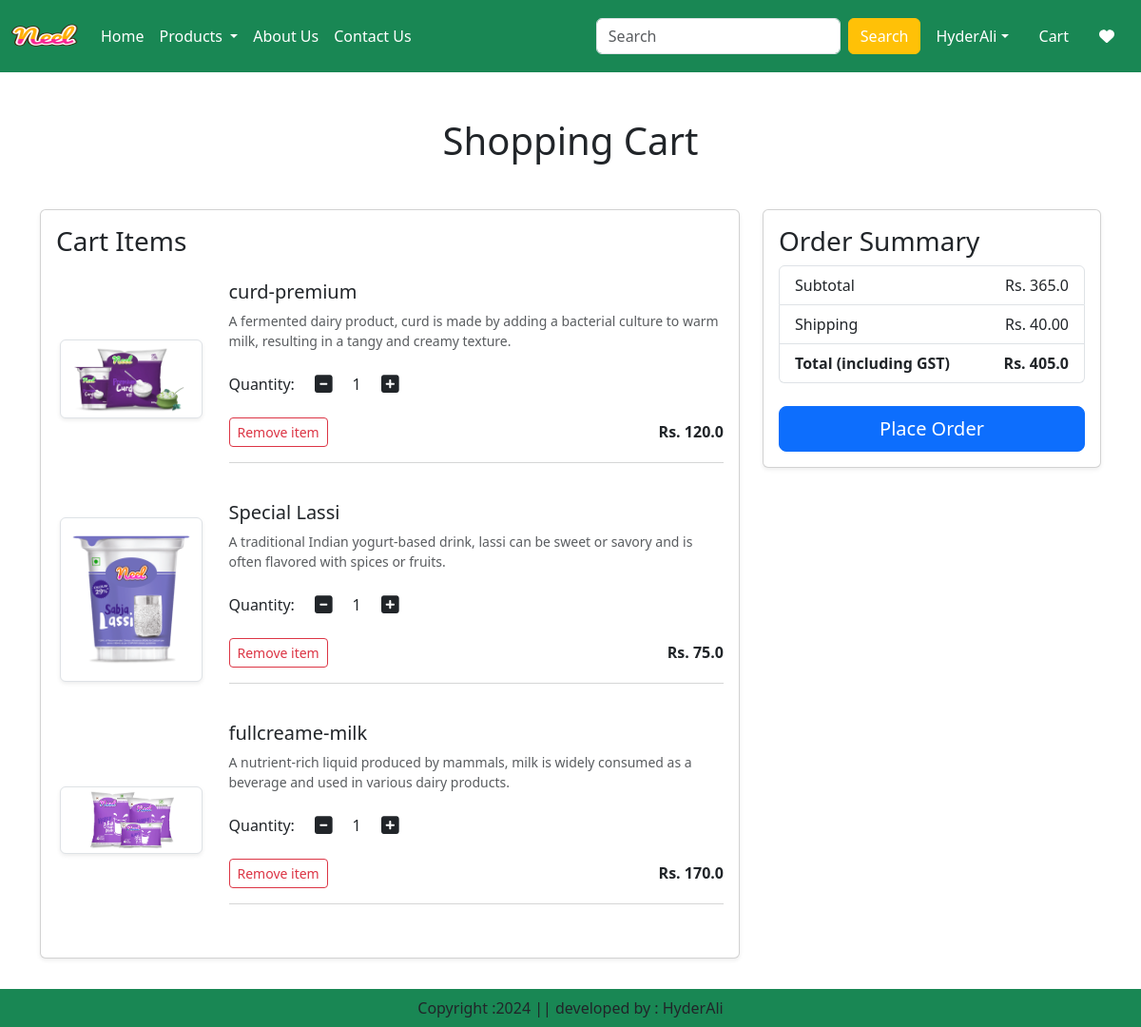
/cart/ (signed in), run on an earlier commit of the app's database.
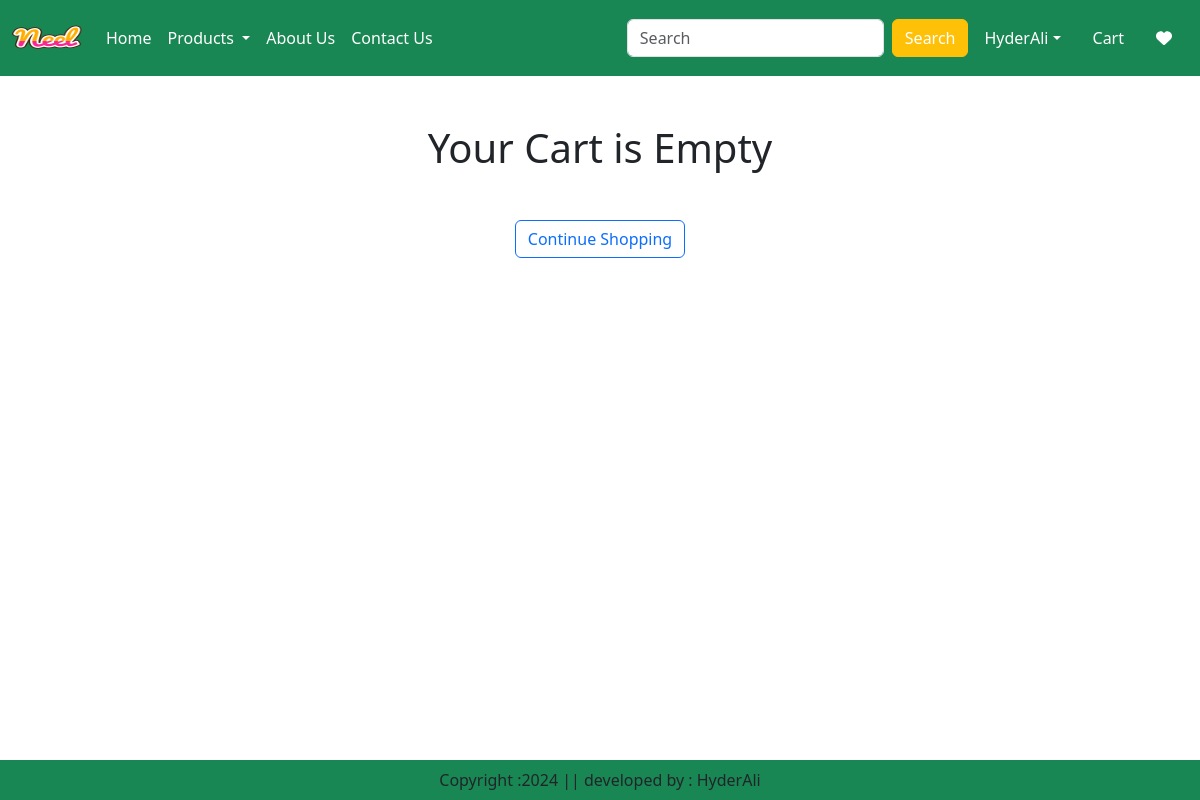
And on a later commit of the database.
### app/models.py (models this page shows, shortened)
class Cart(models.Model):
    user=models.ForeignKey(User,on_delete=models.CASCADE)
    product=models.ForeignKey(Product,on_delete=models.CASCADE)
    quantity=models.PositiveIntegerField(default=1)

class Product(models.Model):
    title=models.CharField(max_length=100)
    selling_price=models.FloatField()
    discounted_price=models.FloatField()
    description=models.TextField()
    composition=models.TextField(default='')
    prodapp=models.TextField(default='')
    category = models.CharField(choices=CATEGORY_CHOICES, max_length=2)
    product_image=models.ImageField(upload_to='product')

### app/views.py (the view)
# urls.py: path('cart/',views.show_cart,name='showcart'),
@login_required
def show_cart(request):
    user = request.user
    cart=Cart.objects.filter(user=user)
    amount = 0
    for p in cart:
        value= p.quantity*p.product.discounted_price
        amount=amount + value
    totalamount=amount + 40
    return render (request, 'app/addtocart.html',locals())

### app/templates/app/addtocart.html (shortened to what this page needs)
{% extends 'app/base.html' %}
{% load static %}
{% block main-content %}
<div class="container my-5">
    <div class="row">
        {% if cart %}
        <h1 class="text-center mb-5">Shopping Cart</h1>
        <div class="col-lg-8 mb-4">
            <div class="card shadow-sm">
                <div class="card-body">
                    <h3 class="mb-4">Cart Items</h3>
                    {% for item in cart %}
                    <div class="row mb-4">
                        <div class="col-sm-3 text-center align-self-center">
                            <img src="{{ item.product.product_image.url }}" alt="{{ item.product.title }}" class="img-fluid img-thumbnail shadow-sm" height="150" width="150">
                        </div>
                        <div class="col-sm-9">
                            <h5>{{ item.product.title }}</h5>
                            <p class="mb-2 text-muted small">{{ item.product.description }}</p>
                            <div class="d-flex align-items-center my-3">
                                <label class="me-2" for="quantity">Quantity:</label>
                                <a class="minus-cart btn" pid="{{ item.product.id }}"><i class="fas fa-minus-square fa-lg"></i></a>
                                <span id="quantity" class="mx-2">{{ item.quantity }}</span>
                                <a class="plus-cart btn" pid="{{ item.product.id }}"><i class="fa fa-plus-square fa-lg"></i></a>
                            </div>
                            <div class="d-flex justify-content-between align-items-center">
                                <a href="#" class="remove-cart btn btn-outline-danger btn-sm" pid="{{ item.product.id }}">Remove item</a>
                                <p class="mb-0"><strong>Rs. {{ item.product.discounted_price }}</strong></p>
                            </div>
                            <hr class="text-muted">
                        </div>
                    </div>
                    {% endfor %}
                </div>
            </div>
        </div>
        <div class="col-lg-4">
            <div class="card shadow-sm">
                <div class="card-body">
                    <h3>Order Summary</h3>
                    <ul class="list-group mb-4">
                        <li class="list-group-item d-flex justify-content-between align-items-center">
                            Subtotal <span id="amount">Rs. {{ amount }}</span>
                        </li>
                        <li class="list-group-item d-flex justify-content-between align-items-center">
                            Shipping <span>Rs. 40.00</span>
                        </li>
                        <li class="list-group-item d-flex justify-content-between align-items-center">
                            <strong>Total (including GST)</strong>
                            <span id="totalamount"><strong>Rs. {{ totalamount }}</strong></span>
                        </li>
                    </ul>
                    <div class="d-grid">
                        <a href="{% url 'checkout' %}" class="btn btn-primary btn-lg">Place Order</a>
                    </div>
                </div>
            </div>
        </div>
        {% else %}
        <div class="col-12">
            <h1 class="text-center mb-5">Your Cart is Empty</h1>
            <div class="text-center">
                <a href="/" class="btn btn-outline-primary">Continue Shopping</a>
            </div>
        </div>
        {% endif %}
    </div>
</div>
{% endblock main-content %}

What changed in the data, as far as the page shows it:
removed Cart: product.product_image (picture), product "curd-premium", product.description "A fermented dairy product, curd is made by adding a bacterial culture to warm milk, resulting in a tangy and creamy texture.", quantity "1", product.discounted_price "120.0"
removed Cart: product.product_image (picture), product "Special Lassi", product.description "A traditional Indian yogurt-based drink, lassi can be sweet or savory and is often flavored with spices or fruits.", quantity "1", product.discounted_price "75.0"
removed Cart: product.product_image (picture), product "fullcreame-milk", product.description "A nutrient-rich liquid produced by mammals, milk is widely consumed as a beverage and used in various dairy products.", quantity "1", product.discounted_price "170.0"
Also different on the page:
{{ amount }}: "365.0" → (not shown)
{{ totalamount }}: "405.0" → (not shown)
text no longer shown: "Shopping Cart Cart Items Order Summary Subtotal Rs. Shipping Rs. 40.00 Total (including GST) Rs. Place Order"
text now shown: "Your Cart is Empty Continue Shopping"
